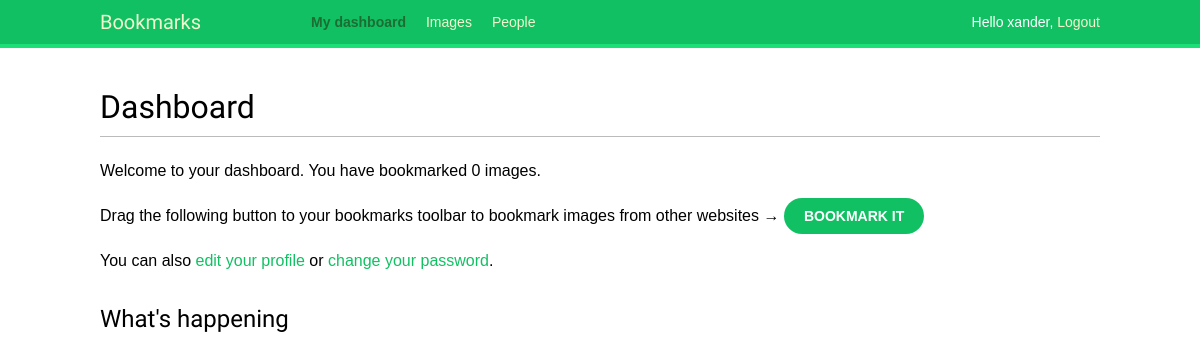
/account/ (signed in), run on an earlier commit of the app's database.
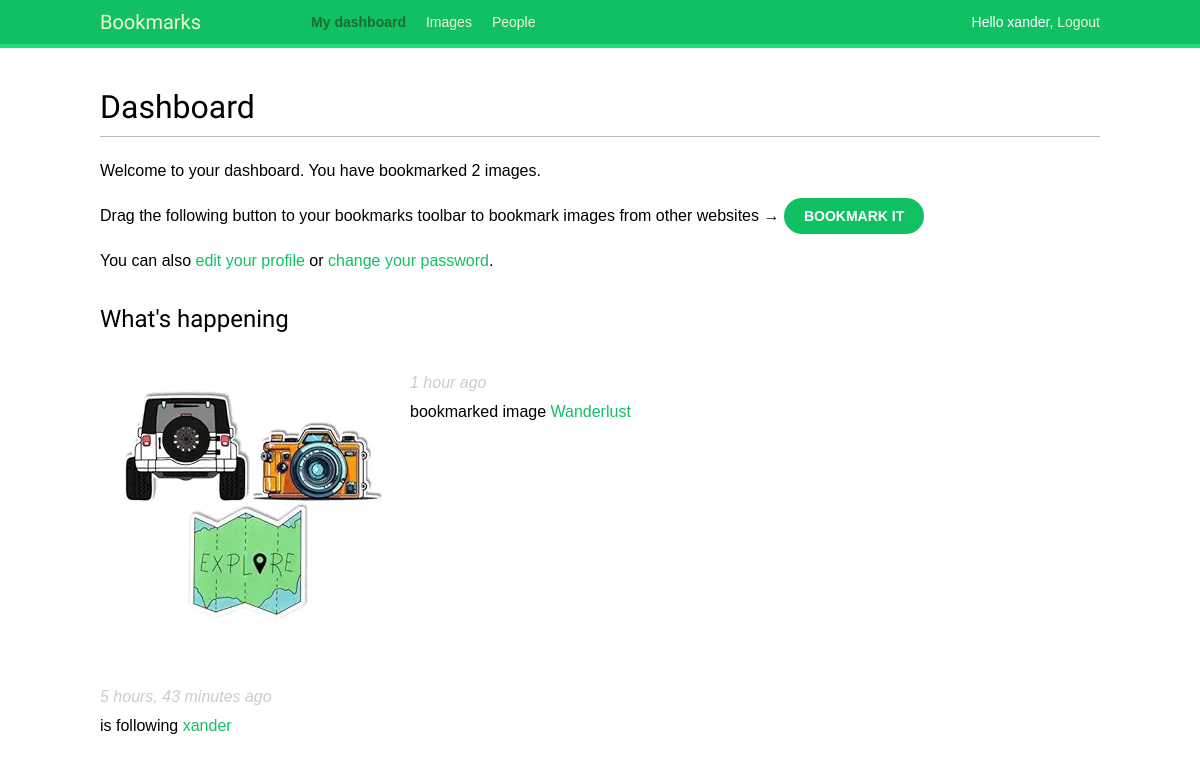
And on a later commit of the database.
### actions/models.py (models this page shows)
class Action(models.Model):
    user = models.ForeignKey('auth.User',
                             related_name='actions',
                             db_index=True,
                             on_delete=models.CASCADE)
    verb = models.CharField(max_length=255)
    target_ct = models.ForeignKey(ContentType,
                                  blank=True,
                                  null=True,
                                  related_name='target_obj',
                                  on_delete=models.CASCADE)
    target_id = models.PositiveIntegerField(null=True,
                                            blank=True,
                                            db_index=True)
    target = GenericForeignKey('target_ct', 'target_id')
    created = models.DateTimeField(auto_now_add=True,
                                   db_index=True)
    class Meta:
        ordering = ('-created',)

### images/models.py (models this page shows, shortened)
class Image(models.Model):
    user = models.ForeignKey(settings.AUTH_USER_MODEL,
                                    related_name='images_created',
                                    on_delete=models.CASCADE)
    title = models.CharField(max_length=200)
    slug = models.SlugField(max_length=200,
                            blank=True)
    url = models.URLField()
    image = models.ImageField(upload_to='images/%Y/%m/%d/')
    description = models.TextField(blank=True)
    created = models.DateField(auto_now_add=True,
                                db_index=True)
    users_like = models.ManyToManyField(settings.AUTH_USER_MODEL,
                                         related_name='images_liked',
                                         blank=True)
    total_likes = models.PositiveIntegerField(db_index=True,
                                                default=0)
    def __str__(self):
        return self.title
    def get_absolute_url(self):
        return reverse('images:detail', args=[self.id, self.slug])

### account/views.py (the view)
# urls.py: path('', views.dashboard, name='dashboard'),
@login_required
def dashboard(request):
    actions = Action.objects.exclude(user=request.user)
    following_ids = request.user.following.values_list('id',flat=True)
    if following_ids:
        actions = actions.filter(user_id__in=following_ids)
        actions = actions.select_related('user', 'user__profile')\
                     .prefetch_related('target')[:10]
    return render(request,
                  'account/dashboard.html',
                  {'section': 'dashboard',
                   'actions': actions})

### account/templates/account/dashboard.html (shortened to what this page needs)
{% extends "base.html" %}
{% block content %}
 <h1>Dashboard</h1>
    {% with total_images_created=request.user.images_created.count %}
    <p>Welcome to your dashboard. You have bookmarked
    {{ total_images_created }} image{{ total_images_created | pluralize }}.</p>
    {% endwith %}
    <p>Drag the following button to your bookmarks toolbar to bookmark
    images from other websites → <a href="javascript:{% include 'bookmarklet_launcher.js' %}" class="button">Bookmark it</a></p>
    <p>You can also <a href="{% url 'edit' %}">edit your profile</a>
    or <a href="{% url 'password_change' %}">change your password</a>.</p>
    <h2>What's happening</h2>
    <div id="action-list">
    {% for action in actions %}
        {% include "actions/action/detail.html" %}
    {% endfor %}
    </div>
{% endblock %}

### account/templates/base.html (shortened to what this page needs)
{% load static %}
<!DOCTYPE html>
<html lang="en">
<head>
    <link href="{% static 'style.css' %}" rel="stylesheet">
</head>
<body>
    <div id="header">
        <span class="logo">Bookmarks</span>
        {% if request.user.is_authenticated %}
            <ul class="menu">
                <li {% if section == "dashboard" %}class="selected"{% endif %}>
                <a href="{% url 'dashboard' %}">My dashboard</a>
                </li>
                <li {% if section == "images" %}class="selected"{% endif %}>
                <a href="{% url 'images:list' %}">Images</a>
                </li>
                <li {% if section == "people" %}class="selected"{% endif %}>
                <a href="{% url 'user_list' %}">People</a>
                </li>
            </ul>
        {% endif %}
        <span class="user">
            {% if request.user.is_authenticated %}
                Hello {{ request.user.first_name }},
                <a href="{% url 'logout' %}">Logout</a>
            {% else %}
                <a href="{% url 'login' %}">Log-in</a>
            {% endif %}
        </span>
    </div>
    <div id="content">
        {% block content %}
        {% endblock %}
    </div>
</body>
</html>

### images/templates/bookmarklet_launcher.js
(function(){
    if (window.myBookmarklet !== undefined){
        myBookmarklet();
    }
    else {
        document.body.appendChild(document.createElement('script')).src='https://127.0.0.1:8000/static/js/bookmarklet.js?r='+Math.floor(Math.random()*99999999999999999999);
    }
})();

### actions/templates/actions/action/detail.html (shortened to what this page needs)
{% load thumbnail %}
{% with user=action.user profile=action.user.profile %}
<div class="action">
  <div class="images">
    {% if action.target %}
      {% with target=action.target %}
        {% if target.image %}
          {% thumbnail target.image "80x80" crop="100%" as im %}
          <a href="{{ target.get_absolute_url }}">
            <img src="{{ im.url }}" class="item-img">
          </a>
        {% endif %}
      {% endwith %}
    {% endif %}
  </div>
  <div class="info">
    <p>
      <span class="date">{{ action.created|timesince }} ago</span>
      <br />
      {{ action.verb }}
      {% if action.target %}
        {% with target=action.target %}
          <a href="{{ target.get_absolute_url }}">{{ target }}</a>
        {% endwith %}
      {% endif %}
    </p>
  </div>
</div>
{% endwith %}

### account/static/style.css (style rules this page uses)
body { margin:0; padding:0; font-family:helvetica, sans-serif; }
p { line-height: 1.8; }
a { color:#12c064; text-decoration:none; }
h1, h2, h3, h4, h5 , h6 { font-family: 'Muli', sans-serif; font-weight:normal; }
h1 { border-bottom:1px solid #bbb; padding:0 0 10px 0; margin:10px 0 20px 0; }
h2 { margin:30px 0 20px; }
#header { padding:10px 100px; font-size:14px; background:#12c064; color:#fff; border-bottom:4px solid #1cdf78; overflow:auto; }
#header .logo { font-family: 'Muli', sans-serif; float:left; color:#f3f7cc; font-size:20px; margin-right:10%; }
#header ul.menu { list-style:none; float:left; margin:0; padding:0; }
#header ul.menu li { float:left; padding:4px 10px; }
#header ul.menu li.selected a, #header ul.menu li.selected a:hover { color:#1b6d32; font-weight:bold; }
#header a { color:#f3f7cc; }
#header .user { float:right; padding-top:4px; }
#content { padding:30px 100px; }
input[type=submit], a.button { font-weight:bold; background:#12c064; color:#fff; padding:10px 20px; font-size:14px; text-transform:uppercase; border: none; border-radius: 3000px; cursor: pointer; }
.action { clear:both; overflow:auto; }
.action .images { float:left; margin:0 10px 10px 0; }
.action .date { font-style:italic; color:#ccc; }

What changed in the data, as far as the page shows it:
added Action: target_id 8 (drawn), created "1 hour", verb "bookmarked image", target "Wanderlust"
added Action: created "5 hours, 43 minutes", verb "is following", target "xander"
Also different on the page:
{{ total_images_created }}: "0" → "2"
